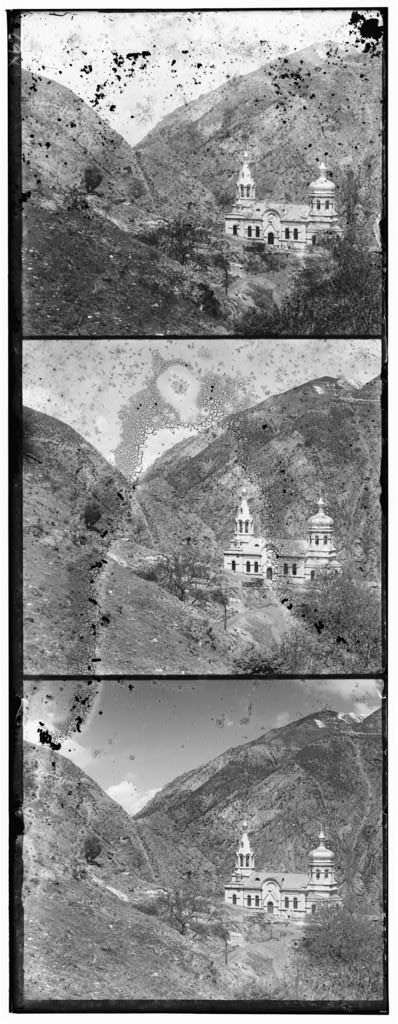
#> input picture syde671/data/00056v.jpg, 398 x 1024 px, given in place of 01007a.jpg, which was not available
$ python visualize_alignment.py
#> lines starting #> are read from the running program, lines starting #| are printed output that depends on the picture; pictures that were not available may be replaced by others from this repository, and a replacement may not be noted
### syde671/main.py
import numpy as np
import imageio.v3 as iio
import matplotlib.pyplot as plt

from pathlib import Path
import csv
import time

# ============================================================
# 1. Load image
# ============================================================

def load_image(path):
    image = iio.imread(path)

    # Convert integer image to float [0, 1]
    if np.issubdtype(image.dtype, np.integer):
        max_value = np.iinfo(image.dtype).max
        image = image.astype(np.float32) / max_value
    else:
        image = image.astype(np.float32)

    return image


# ============================================================
# 2. Split glass plate into B, G, R
# ============================================================

def split_channels(image):
    height = image.shape[0]

    channel_height = height // 3

    B = image[
        0:channel_height,
        :
    ]

    G = image[
        channel_height:2 * channel_height,
        :
    ]

    R = image[
        2 * channel_height:3 * channel_height,
        :
    ]

    return B, G, R


# ============================================================
# 3. Shift image
# ============================================================

def shift_image(image, dx, dy):
    """
    dx > 0 : right
    dx < 0 : left

    dy > 0 : down
    dy < 0 : up
    """

    return np.roll(
        image,
        shift=(dy, dx),
        axis=(0, 1)
    )


# ============================================================
# 4. Crop border
# ============================================================

# [5 lines left out: function crop_border, not called in this run]


# ============================================================
# 5. L2 distance
# ============================================================

def l2_distance(image1, image2):
    difference = image1 - image2

    score = np.sqrt(
        np.sum(difference ** 2)
    )

    return score


# ============================================================
# 6. NCC
# ============================================================

def ncc(image1, image2):
    """
    Normalized Cross-Correlation.

    Assignment definition:
    dot product between normalized image vectors.
    """

    a = image1.flatten()
    b = image2.flatten()

    a_norm = np.linalg.norm(a)
    b_norm = np.linalg.norm(b)

    if a_norm == 0 or b_norm == 0:
        return -1

    a = a / a_norm
    b = b / b_norm

    return np.dot(a, b)


# ============================================================
# 7. Single-scale L2 alignment
# ============================================================

# [146 lines left out: functions align_l2, align_ncc, show_rgb, not called in this run]


# ============================================================
# 10. Gaussian/binomial blur
# ============================================================

def blur_image(image):
    """
    Apply:

        [1, 4, 6, 4, 1] / 16

    horizontally and vertically.
    """

    kernel = np.array(
        [1, 4, 6, 4, 1],
        dtype=np.float32
    ) / 16.0

    height, width = image.shape

    # --------------------------------------------------------
    # Horizontal blur
    # --------------------------------------------------------

    padded = np.pad(
        image,
        ((0, 0), (2, 2)),
        mode="reflect"
    )

    horizontal = np.zeros_like(
        image
    )

    for i in range(5):

        horizontal += (
            kernel[i]
            * padded[
                :,
                i:i + width
            ]
        )

    # --------------------------------------------------------
    # Vertical blur
    # --------------------------------------------------------

    padded = np.pad(
        horizontal,
        ((2, 2), (0, 0)),
        mode="reflect"
    )

    blurred = np.zeros_like(
        image
    )

    for i in range(5):

        blurred += (
            kernel[i]
            * padded[
                i:i + height,
                :
            ]
        )

    return blurred


# ============================================================
# 11. Downsample by factor of 2
# ============================================================

def downsample(image):

    # Blur BEFORE subsampling
    blurred = blur_image(image)

    # Keep every second row and column
    smaller = blurred[
        ::2,
        ::2
    ]

    return smaller


# ============================================================
# 12. Build Gaussian pyramid
# ============================================================

def build_pyramid(
    image,
    min_size=150
):

    # Level 0 = full-resolution image
    pyramid = [image]

    while (
        min(pyramid[-1].shape)
        >= 2 * min_size
    ):

        smaller = downsample(
            pyramid[-1]
        )

        pyramid.append(
            smaller
        )

    return pyramid


# ============================================================
# 13. Search around an existing displacement
# ============================================================

def search_alignment(
    moving,
    reference,
    center_dx=0,
    center_dy=0,
    search_range=15,
    metric="ncc",
    border=10
):

    min_dx = center_dx - search_range
    max_dx = center_dx + search_range

    min_dy = center_dy - search_range
    max_dy = center_dy + search_range

    # Largest possible displacement being tested
    largest_shift = max(
        abs(min_dx),
        abs(max_dx),
        abs(min_dy),
        abs(max_dy)
    )

    # Avoid np.roll wrapped pixels during scoring
    margin = (
        border
        + largest_shift
    )

    if (
        2 * margin
        >= min(reference.shape)
    ):
        raise ValueError(
            "Image too small for this search range."
        )

    reference_crop = reference[
        margin:-margin,
        margin:-margin
    ]

    # --------------------------------------------------------
    # Initialize score
    # --------------------------------------------------------

    if metric == "l2":

        best_score = float("inf")

    elif metric == "ncc":

        best_score = -float("inf")

    else:

        raise ValueError(
            "metric must be 'l2' or 'ncc'"
        )

    best_dx = center_dx
    best_dy = center_dy

    # --------------------------------------------------------
    # Search
    # --------------------------------------------------------

    for dy in range(
        min_dy,
        max_dy + 1
    ):

        for dx in range(
            min_dx,
            max_dx + 1
        ):

            shifted = shift_image(
                moving,
                dx,
                dy
            )

            shifted_crop = shifted[
                margin:-margin,
                margin:-margin
            ]

            # ----------------------------------------------
            # L2
            # ----------------------------------------------

            if metric == "l2":

                score = l2_distance(
                    shifted_crop,
                    reference_crop
                )

                if score < best_score:

                    best_score = score

                    best_dx = dx
                    best_dy = dy

            # ----------------------------------------------
            # NCC
            # ----------------------------------------------

            else:

                score = ncc(
                    shifted_crop,
                    reference_crop
                )

                if score > best_score:

                    best_score = score

                    best_dx = dx
                    best_dy = dy

    return (
        best_dx,
        best_dy,
        best_score
    )


# ============================================================
# 14. Coarse-to-fine pyramid alignment
# ============================================================

# [727 lines left out: functions align_pyramid, save_rgb, shift_crop_border, process_one_image, main, not called in this run]


# ============================================================
# Run
# ============================================================

# [2 lines that do not run on import are left out]

### syde671/visualize_alignment.py
"""Generate alignment-search visualizations for one Prokudin-Gorskii plate.

The default input is data/01007a.jpg. Brute-force heatmaps use the coarsest
pyramid level as a low-resolution version of the same plate; pyramid figures
use the full-resolution input.
"""

from __future__ import annotations

import argparse
import csv
from pathlib import Path

import matplotlib

matplotlib.use("Agg")
import matplotlib.pyplot as plt
import numpy as np

from main import (
    build_pyramid,
    load_image,
    ncc,
    l2_distance,
    search_alignment,
    shift_image,
    split_channels,
)


SCRIPT_DIR = Path(__file__).resolve().parent


def score_surface(moving, reference, metric, search_range=15, border=20):
    """Evaluate every integer displacement in a square search window."""
    shifts = np.arange(-search_range, search_range + 1)
    scores = np.empty((len(shifts), len(shifts)), dtype=np.float64)
    margin = border + search_range
    reference_crop = reference[margin:-margin, margin:-margin]

    if min(reference_crop.shape) <= 0:
        raise ValueError("Low-resolution image is too small for the search window.")

    for row, dy in enumerate(shifts):
        for column, dx in enumerate(shifts):
            shifted = shift_image(moving, int(dx), int(dy))
            shifted_crop = shifted[margin:-margin, margin:-margin]
            if metric == "l2":
                scores[row, column] = l2_distance(shifted_crop, reference_crop)
            elif metric == "ncc":
                scores[row, column] = ncc(shifted_crop, reference_crop)
            else:
                raise ValueError("metric must be 'l2' or 'ncc'")

    if metric == "l2":
        best_row, best_column = np.unravel_index(np.argmin(scores), scores.shape)
    else:
        best_row, best_column = np.unravel_index(np.argmax(scores), scores.shape)

    best = (int(shifts[best_column]), int(shifts[best_row]))
    return shifts, scores, best


def plot_heatmaps(B, G, R, metric, output_path, source_name):
    """Plot green-to-blue and red-to-blue brute-force score surfaces."""
    surfaces = []
    for channel_name, channel in (("Green → Blue", G), ("Red → Blue", R)):
        shifts, scores, best = score_surface(channel, B, metric)
        surfaces.append((channel_name, shifts, scores, best))

    figure, axes = plt.subplots(1, 2, figsize=(12, 5.2), constrained_layout=True)
    cmap = "viridis_r" if metric == "l2" else "viridis"
    optimum = "minimum" if metric == "l2" else "maximum"

    for axis, (channel_name, shifts, scores, best) in zip(axes, surfaces):
        image = axis.imshow(
            scores,
            origin="lower",
            extent=[shifts[0] - 0.5, shifts[-1] + 0.5,
                    shifts[0] - 0.5, shifts[-1] + 0.5],
            cmap=cmap,
            aspect="equal",
        )
        axis.scatter(*best, marker="x", s=110, linewidths=2.5, color="#d62728")
        axis.annotate(
            f"{optimum}: ({best[0]}, {best[1]})",
            best,
            xytext=(8, 10),
            textcoords="offset points",
            color="#7f0000",
            fontsize=9,
            fontweight="bold",
            bbox={"boxstyle": "round,pad=0.25", "facecolor": "white", "alpha": 0.9},
        )
        axis.set_title(channel_name)
        axis.set_xlabel("Horizontal displacement $d_x$ (pixels)")
        axis.set_ylabel("Vertical displacement $d_y$ (pixels)")
        figure.colorbar(image, ax=axis, shrink=0.82, label=metric.upper() + " score")

    figure.suptitle(
        f"{source_name}: brute-force {metric.upper()} search at the coarsest pyramid level",
        fontsize=15,
        fontweight="bold",
    )
    figure.savefig(output_path, dpi=190, bbox_inches="tight")
    plt.close(figure)


def align_with_history(moving, reference, channel_name, metric="ncc"):
    """Run coarse-to-fine alignment and retain every per-level estimate."""
    moving_pyramid = build_pyramid(moving, min_size=150)
    reference_pyramid = build_pyramid(reference, min_size=150)
    level_count = min(len(moving_pyramid), len(reference_pyramid))
    dx = dy = 0
    history = []

    for level in reversed(range(level_count)):
        if level == level_count - 1:
            predicted_dx = predicted_dy = 0
            search_range = 15
        else:
            predicted_dx = dx * 2
            predicted_dy = dy * 2
            dx, dy = predicted_dx, predicted_dy
            search_range = 2

        dx, dy, score = search_alignment(
            moving_pyramid[level],
            reference_pyramid[level],
            center_dx=dx,
            center_dy=dy,
            search_range=search_range,
            metric=metric,
        )
        scale = 2 ** level
        history.append({
            "channel": channel_name,
            "level": level,
            "height": reference_pyramid[level].shape[0],
            "width": reference_pyramid[level].shape[1],
            "predicted_dx": predicted_dx,
            "predicted_dy": predicted_dy,
            "selected_dx": dx,
            "selected_dy": dy,
            "full_resolution_dx": dx * scale,
            "full_resolution_dy": dy * scale,
            "score": float(score),
        })

    return dx, dy, history, reference_pyramid, moving_pyramid


def plot_pyramid_diagram(B, G, R, output_path, source_name):
    """Show the three channels at every pyramid level."""
    pyramids = [build_pyramid(channel, min_size=150) for channel in (B, G, R)]
    count = min(map(len, pyramids))
    figure, axes = plt.subplots(3, count, figsize=(3.0 * count, 7.4), constrained_layout=True)
    row_labels = ("Blue reference", "Green moving", "Red moving")

    if count == 1:
        axes = np.asarray(axes).reshape(3, 1)

    for row, (label, pyramid) in enumerate(zip(row_labels, pyramids)):
        for level in range(count):
            axis = axes[row, level]
            image = pyramid[level]
            axis.imshow(image, cmap="gray", vmin=0, vmax=1)
            axis.axis("off")
            if row == 0:
                axis.set_title(f"Level {level}\n{image.shape[1]} × {image.shape[0]}")
            if level == 0:
                axis.set_ylabel(label, fontsize=10)
                axis.yaxis.set_label_position("left")

    figure.suptitle(
        f"{source_name}: Gaussian pyramid from full resolution to coarse scale",
        fontsize=15,
        fontweight="bold",
    )
    figure.savefig(output_path, dpi=180, bbox_inches="tight")
    plt.close(figure)


def plot_trajectory(histories, output_path, source_name):
    """Plot per-level estimates projected into full-resolution coordinates."""
    figure, axes = plt.subplots(1, 2, figsize=(12, 5.3), constrained_layout=True)
    colors = {"Green": "#2a9d8f", "Red": "#d1495b"}

    for axis, history in zip(axes, histories):
        channel = history[0]["channel"]
        xs = [step["full_resolution_dx"] for step in history]
        ys = [step["full_resolution_dy"] for step in history]
        axis.plot(xs, ys, "o-", linewidth=2.2, markersize=7, color=colors[channel])
        for step, x, y in zip(history, xs, ys):
            axis.annotate(
                f"L{step['level']}\n({step['selected_dx']}, {step['selected_dy']})",
                (x, y),
                xytext=(7, 7),
                textcoords="offset points",
                fontsize=8,
            )
        axis.scatter([xs[-1]], [ys[-1]], s=130, facecolors="none",
                     edgecolors="#111111", linewidths=1.8, zorder=5)
        axis.set_title(f"{channel} → Blue")
        axis.set_xlabel("Estimated full-resolution $d_x$ (pixels)")
        axis.set_ylabel("Estimated full-resolution $d_y$ (pixels)")
        axis.grid(alpha=0.25)

    figure.suptitle(
        f"{source_name}: coarse-to-fine NCC displacement trajectory",
        fontsize=15,
        fontweight="bold",
    )
    figure.savefig(output_path, dpi=190, bbox_inches="tight")
    plt.close(figure)


def save_trajectory_table(histories, output_path):
    fields = [
        "channel", "level", "width", "height", "predicted_dx", "predicted_dy",
        "selected_dx", "selected_dy", "full_resolution_dx",
        "full_resolution_dy", "score",
    ]
    with output_path.open("w", newline="", encoding="utf-8") as stream:
        writer = csv.DictWriter(stream, fieldnames=fields, lineterminator="\n")
        writer.writeheader()
        for history in histories:
            writer.writerows(history)


def crop_for_display(image, offsets, base_border=20):
    largest = max(abs(value) for value in offsets)
    border = min(base_border + largest, image.shape[0] // 4, image.shape[1] // 4)
    if border:
        return image[border:-border, border:-border]
    return image


def plot_final_comparison(B, G, R, green_offset, red_offset, output_path, source_name):
    unaligned = np.dstack([R, G, B])
    aligned = np.dstack([
        shift_image(R, *red_offset),
        shift_image(G, *green_offset),
        B,
    ])
    figure, axes = plt.subplots(1, 2, figsize=(13, 6), constrained_layout=True)
    axes[0].imshow(np.clip(crop_for_display(unaligned, (0, 0, 0, 0)), 0, 1))
    axes[0].set_title("Unaligned channel stack")
    axes[1].imshow(np.clip(crop_for_display(
        aligned,
        (*green_offset, *red_offset),
    ), 0, 1))
    axes[1].set_title(
        f"Pyramid NCC aligned\nG {green_offset}, R {red_offset}"
    )
    for axis in axes:
        axis.axis("off")
    figure.suptitle(
        f"{source_name}: full-resolution reconstruction",
        fontsize=15,
        fontweight="bold",
    )
    figure.savefig(output_path, dpi=190, bbox_inches="tight")
    plt.close(figure)


def parse_args():
    parser = argparse.ArgumentParser(description=__doc__)
    parser.add_argument(
        "image",
        nargs="?",
        type=Path,
        default=SCRIPT_DIR / "data" / "01007a.jpg",
        help="Vertically stacked glass-plate image (default: data/01007a.jpg)",
    )
    parser.add_argument(
        "--output-dir",
        type=Path,
        default=SCRIPT_DIR / "visualizations" / "01007a",
        help="Directory for figures and the trajectory CSV",
    )
    return parser.parse_args()


def main():
    args = parse_args()
    image_path = args.image.resolve()
    output_dir = args.output_dir.resolve()
    output_dir.mkdir(parents=True, exist_ok=True)

    image = load_image(image_path)
#> in load_image, image is the input picture: shape (1024, 398); min 0, max 255, mean 138.2
    B, G, R = split_channels(image)
    source_name = image_path.stem

    B_pyramid = build_pyramid(B, min_size=150)
#> the loop in build_pyramid, `while ( min(pyramid[-1].shape) >= 2 * min_size ): ` made 1 pass
#> pass 1, in downsample, `smaller = blurred[ ::2, ::2 ]`:
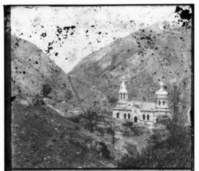
#> smaller: shape (171, 199) float32; min 0.0236, max 0.996, mean 0.548
#> after the loop in build_pyramid, `while (`: pyramid = 2 items
#> B_pyramid = 2 items
    G_pyramid = build_pyramid(G, min_size=150)
#> the loop in build_pyramid (call 2), `while ( min(pyramid[-1].shape) >= 2 * min_size ): ` made 1 pass
#> pass 1, in downsample (call 2), `smaller = blurred[ ::2, ::2 ]`:
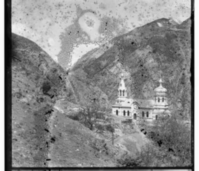
#> smaller: shape (171, 199) float32; min 0.0218, max 0.993, mean 0.543
#> G_pyramid = 2 items
    R_pyramid = build_pyramid(R, min_size=150)
#> the loop in build_pyramid (call 3), `while ( min(pyramid[-1].shape) >= 2 * min_size ): ` made 1 pass
#> pass 1, in downsample (call 3), `smaller = blurred[ ::2, ::2 ]`:
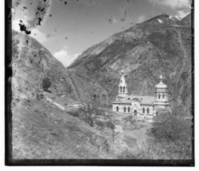
#> smaller: shape (171, 199) float32; min 0.0203, max 0.999, mean 0.534
#> R_pyramid = 2 items
    B_low, G_low, R_low = B_pyramid[-1], G_pyramid[-1], R_pyramid[-1]

    plot_heatmaps(B_low, G_low, R_low, "l2", output_dir / f"{source_name}_l2_heatmap.png", source_name)
#> the loop in plot_heatmaps, `for channel_name, channel in (("Green → Blue", G), ("Red → Blue", R)):` made 2 passes
#> (channel_name, margin in score_surface) on pass 1: ('Green → Blue', 35)
#> pass 1, in l2_distance (call 2), `difference = image1 - image2`:
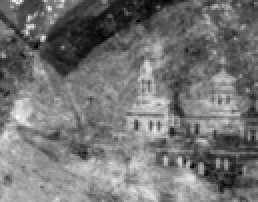
#> difference: shape (101, 129) float32 (shown 2 times larger); min -0.627, max 0.689, mean -0.0259; drawn with min black and max white
#> the loop in plot_heatmaps, `for axis, (channel_name, shifts, scores, best) in zip(axes, surfaces):` made 2 passes
#> (channel_name, best) on passes 1 to 2: ('Green → Blue', (1, 3)), ('Red → Blue', (0, 6))
    plot_heatmaps(B_low, G_low, R_low, "ncc", output_dir / f"{source_name}_ncc_heatmap.png", source_name)
#> call 2 of plot_heatmaps, with metric = 'ncc', source_name = '01007a'
#> the loop in plot_heatmaps (call 2), `for channel_name, channel in (("Green → Blue", G), ("Red → Blue", R)):` made 2 passes
#> channel_name on passes 1 to 2: 'Green → Blue', 'Red → Blue'
#> the loop in plot_heatmaps (call 2), `for axis, (channel_name, shifts, scores, best) in zip(axes, surfaces):` made 2 passes
#> in plot_heatmaps (call 2), `plt.close(figure)`:
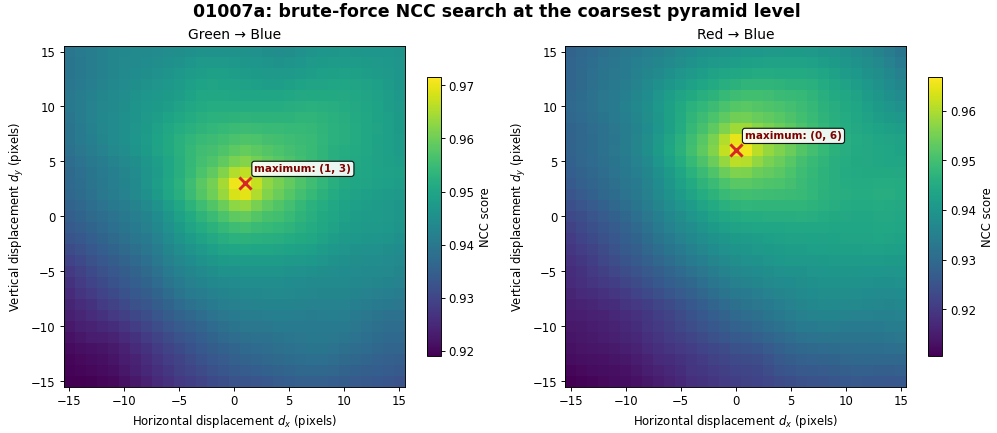
#> figure drawn by matplotlib, 4 panels
    plot_pyramid_diagram(B, G, R, output_dir / f"{source_name}_pyramid_levels.png", source_name)
#> the loop in plot_pyramid_diagram, `for row, (label, pyramid) in enumerate(zip(row_labels, pyramids)):` made 3 passes

    g_dx, g_dy, green_history, _, _ = align_with_history(G, B, "Green")
    r_dx, r_dy, red_history, _, _ = align_with_history(R, B, "Red")
    histories = [green_history, red_history]
    plot_trajectory(histories, output_dir / f"{source_name}_pyramid_trajectory.png", source_name)
#> the loop in plot_trajectory, `for axis, history in zip(axes, histories):` made 2 passes
    save_trajectory_table(histories, output_dir / f"{source_name}_pyramid_trajectory.csv")
#> the loop in save_trajectory_table, `for history in histories:` made 2 passes
    plot_final_comparison(
        B, G, R,
        (g_dx, g_dy),
        (r_dx, r_dy),
        output_dir / f"{source_name}_alignment_comparison.png",
        source_name,
    )
#> in plot_final_comparison, `aligned = np.dstack([ shift_image(R, *red_offset), shift_image(G, *gre..`:
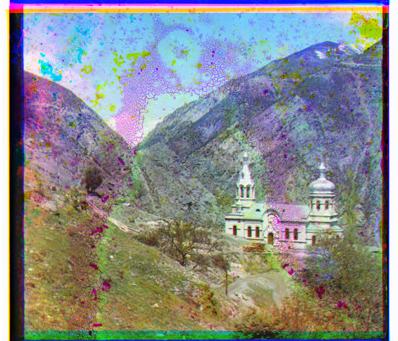
#> aligned: shape (341, 398, 3) float32; mean of channels 0, 1, 2 0.533, 0.543, 0.548; drawn as R, G, B
#> call 2 of crop_for_display, with offsets = (1, 6, 1, 13), base_border = 20
#> in crop_for_display (call 2), `return image[border:-border, border:-border]`:
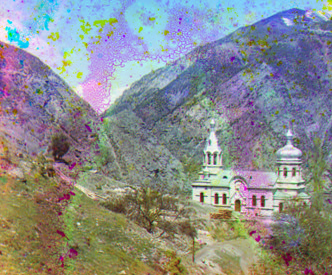
#> returned value: shape (275, 332, 3) float32; mean of channels 0, 1, 2 0.539, 0.549, 0.554; drawn as R, G, B

    print(f"Input: {image_path}")
    print(f"Low-resolution heatmap level: {B_low.shape[1]} x {B_low.shape[0]}")
#| Low-resolution heatmap level: 199 x 171
    print(f"Final green offset: ({g_dx}, {g_dy})")
#| Final green offset: (1, 6)
    print(f"Final red offset: ({r_dx}, {r_dy})")
#| Final red offset: (1, 13)
    print(f"Saved visualizations to: {output_dir}")


if __name__ == "__main__":
    main()
